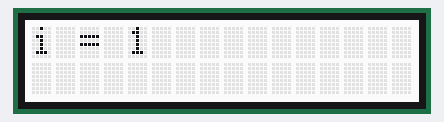
Simulated run of this program. Board: Arduino Uno, built with avr-gcc and run on an emulated ATmega328P. On the bench: 16×2 character LCD.

Above: at 0.1 s.
At 3.2 s:
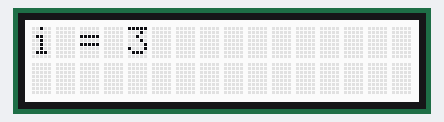
At 10.8 s:
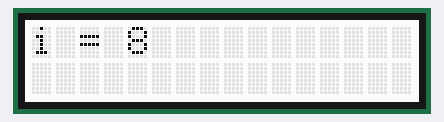
At 17.0 s:
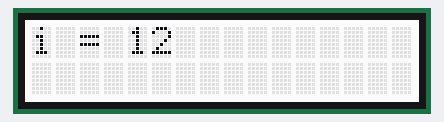
At 22.28 s:
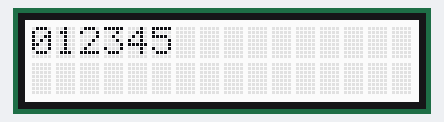
At 38.4 s:
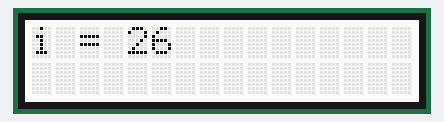

Measured:
- what the display in image 1 shows lasts 0.5 s, from 3.1 s to 3.6 s

The program:

main.cpp
```cpp
#include <Arduino.h>
#include "rgb_lcd.h"

rgb_lcd ecran;  // Déclaration de l'objet de contrôle du LCD

void uneFonctionAmusante();
void setup() {
  ecran.begin(16,2);
  ecran.print("Coucou");
}

void loop() {
  static long unsigned int i = 1;
  ecran.clear();
  ecran.print("i = ");
  ecran.print(i++);
  delay(500);
  uneFonctionAmusante();
}

void uneFonctionAmusante(){

    ecran.setCursor(0, 0);  // Curseur à la position (0,0)

    // Afficher 0 à 9:
    for (int thisChar = 0; thisChar < 10; thisChar++) {
        ecran.print(thisChar);
        delay(50);
    } // for

    ecran.setCursor(16, 1); // Curseur à la position (16,1):
    ecran.autoscroll();     // Activer le défilement
    // Afficher 0 à 9:
    for (int thisChar = 0; thisChar < 10; thisChar++) {
        ecran.print(thisChar);
        delay(50);
    }
    ecran.noAutoscroll();   // Desactiver le défilement
    ecran.clear();          // Effacer l'écran:
} // uneFonctionAmusante
```
